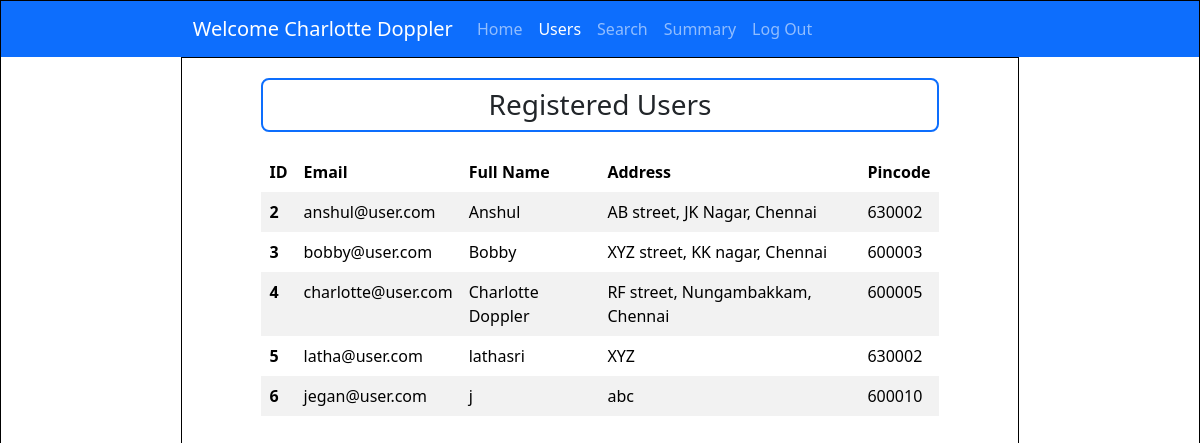
/admin_dashboard/users (signed in), run on an earlier commit of the app's database.
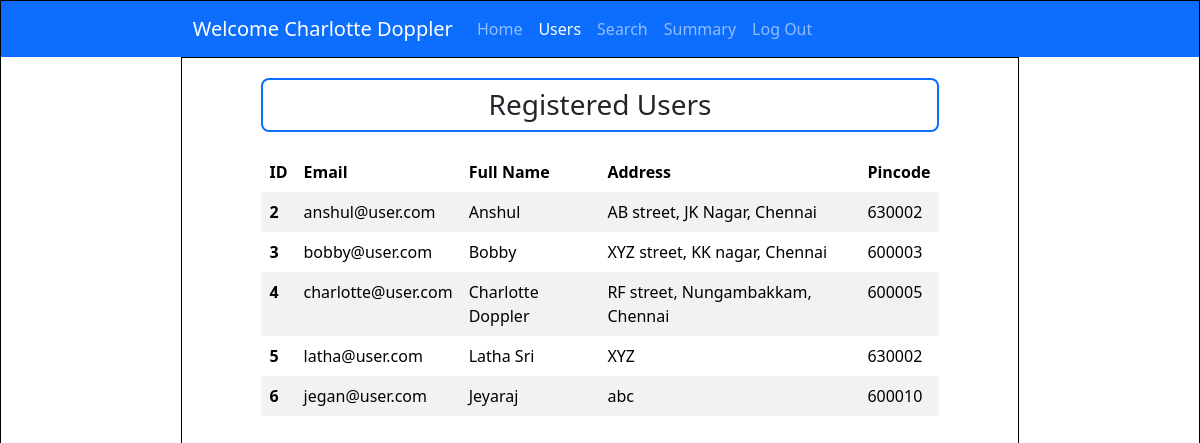
And on a later commit of the database.
### controllers/models.py (models this page shows)
class User(db.Model, UserMixin):
    id = db.Column(db.Integer, primary_key=True)
    username = db.Column(db.String, unique=True, nullable = False)
    password = db.Column(db.String, nullable=False)
    name = db.Column(db.String, nullable=False)
    address = db.Column(db.String, nullable=False)
    type = db.Column(db.String, default="general")
    pincode = db.Column(db.String(6), nullable=False)
    reservations = db.relationship('Reservation', backref='user')

### controllers/controller.py (the view)
@app.route('/admin_dashboard/users')
@login_required
def admin_users():
    user_list = User.query.filter_by(type="general")
    return render_template("admin_users.html", user=current_user, list = user_list)

### app.py (called while the page is built)
@login_manager.user_loader
def load_user(user_id):
    return User.query.get(int(user_id))

### templates/admin_users.html (shortened to what this page needs)
<!DOCTYPE html>
<html lang="en">
<head>
    <link href="https://cdn.jsdelivr.net/npm/bootstrap@5.3.6/dist/css/bootstrap.min.css" rel="stylesheet"
>
    <link rel="stylesheet" href="../static/style.css">
</head>
<body>
    <div id="main">
        <nav class="navbar navbar-expand-lg bg-primary" data-bs-theme="dark">
            <div class="container-fluid">
                <a class="navbar-brand" href="#">Welcome {{user.name}}</a>
                <div class="collapse navbar-collapse" id="navbarNavAltMarkup">
                    <div class="navbar-nav">
                        <a class="nav-link" href="/admin_dashboard">Home</a>
                        <a class="nav-link active" aria-current="page" href="#">Users</a>
                        <a class="nav-link" href="#">Search</a>
                        <a class="nav-link" href="#">Summary</a>
                        <a class="nav-link" href="/login">Log Out</a>
                    </div>
                </div>
            </div>
        </nav>
        <div id="canvas">
            <div class="h3 text-center pt-2 pb-2 rounded-3 border border-2 border-primary" style="margin: auto; width: 85%;">Registered Users</div>
            <table class="table table-striped table-borderless" style="margin: auto; width: 85%; border: 2px; margin-top: 20px;">
                <thead>
                    <tr>
                        <th scope="col">ID</th>
                        <th scope="col">Email</th>
                        <th scope="col">Full Name</th>
                        <th scope="col">Address</th>
                        <th scope="col">Pincode</th>
                    </tr>
                </thead>
                <tbody>
                    {% for user in list %}
                    <tr>
                        <th scope="row">{{ user.id }}</th>
                        <td>{{ user.username }}</td>
                        <td>{{ user.name }}</td>
                        <td>{{ user.address }}</td>
                        <td>{{ user.pincode }}</td>
                    </tr>
                    {% endfor %}
                </tbody>
            </table>
        </div>
    </div>
</body>
</html>

### static/style.css (style rules this page uses)
* { margin: 0px; }
#main, #canvas { border: 1px solid black; }
#canvas { width: 70%; margin: auto; height: auto; min-height: 760px; padding: 20px }
.navbar { padding-left: 15%; padding-right: 15%; }

What changed in the data, as far as the page shows it:
changed User "latha@user.com": name "lathasri" → "Latha Sri"
changed User "jegan@user.com": name "j" → "Jeyaraj"
